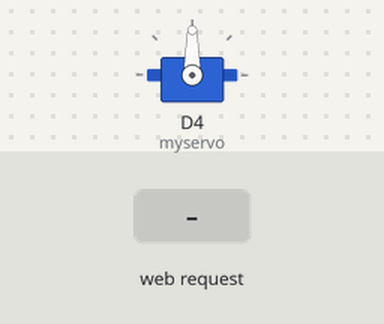
A sketch run on a simulated ESP8266 (NodeMCU). Parts: servo. The inputs (shaded band) are chosen by the test bench. WiFi joins after 1.5 s; servers stay silent unless stated; what the sketch prints to the serial monitor is not drawn.

Above: at 2.7 s.
2.8 s: HTTP request GET /pin?light=on received
At 3.6 s:
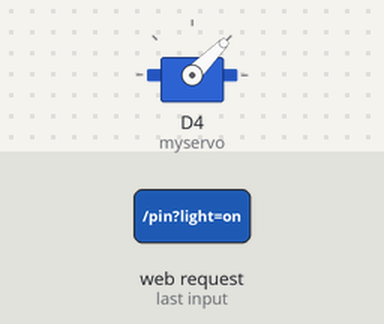
5.3 s: HTTP request GET /pin?light=off received
At 5.9 s:
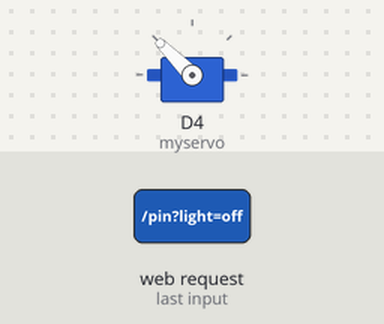
Timing chart, 0 to 8.3 s (numbered marks = the images above; inputs shaded):
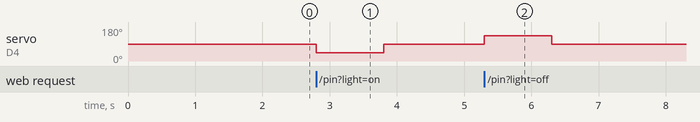

The sketch:

Light.ino
```cpp
/*
 * DATE：201903
 * ID：NIT_Hm0s
 * ESP81266内置网页控制舵机转动
 * 舵机接D4引脚
*/
#include <ESP8266WiFi.h>
#include <Servo.h>
#include <WiFiClient.h>
#include <ESP8266WebServer.h>
#include <ESP8266mDNS.h>

#ifndef STASSID
#define STASSID "填入你的WIFI名称"
#define STAPSK  "填入你的WIFI密码"
#endif

Servo myservo;
const char* ssid = STASSID;
const char* password = STAPSK;

ESP8266WebServer server(80);
/*内置网站代码*/
String html = "<!DOCTYPE html><html lang=\"en\"><head><meta charest=\"UTF-8\"><title>Document</title></head><body><a href=\"./pin?light=on\"><input type=\"button\" value=\"&#x5F00;&#x706F;\"></a><a href=\"./pin?light=off\"><input type=\"button\" value=\"&#x5173;&#x706F;\"></a></body></html>";

/*
舵机控制代码
点击on
开发板的蓝色LED亮起
舵机转45度角
*/
void pin(){
  if(server.arg("light")=="on"){
     digitalWrite(D4, LOW);
     server.send(200, "text/html", html);
     myservo.write(45);// 舵机转到45度位置
     delay(1000);
     myservo.write(90);//舵机复位
    }else if(server.arg("light")=="off"){
      digitalWrite(D4, HIGH);
      server.send(200, "text/html", html);
      myservo.write(135);//舵机转到135度位置
      delay(1000);
      myservo.write(90);//舵机复位
      }
  }

const int led = 13;

void handleRoot() {
  digitalWrite(led, 1);
  server.send(200, "text/html", html);
  digitalWrite(led, 0);
}

void handleNotFound() {
  digitalWrite(led, 1);
  String message = "File Not Found\n\n";
  message += "URI: ";
  message += server.uri();
  message += "\nMethod: ";
  message += (server.method() == HTTP_GET) ? "GET" : "POST";
  message += "\nArguments: ";
  message += server.args();
  message += "\n";
  for (uint8_t i = 0; i < server.args(); i++) {
    message += " " + server.argName(i) + ": " + server.arg(i) + "\n";
  }
  server.send(404, "text/plain", message);
  digitalWrite(led, 0);
}

void setup(void) {
  pinMode(D4, OUTPUT);
  digitalWrite(led, 0);
  Serial.begin(115200);
  WiFi.mode(WIFI_STA);//WIFI模式设置
  WiFi.begin(ssid, password);
  Serial.println("");
  myservo.attach(D4);//舵机信号输出口


  // Wait for connection等待连接，输出一连串的点
  while (WiFi.status() != WL_CONNECTED) {
    delay(500);
    Serial.print(".");
  }
  Serial.println("");
  Serial.print("Connected to ");
  Serial.println(ssid);
  Serial.print("IP address: ");
  Serial.println(WiFi.localIP());

  if (MDNS.begin("esp8266")) {
    Serial.println("MDNS responder started");
  }

  server.on("/", handleRoot);
  server.on("/pin", HTTP_GET, pin);
  server.on("/inline", []() {
    server.send(200, "text/plain", "this works as well");
  });

  server.onNotFound(handleNotFound);

  server.begin();
  Serial.println("HTTP server started");
}

void loop(void) {
  server.handleClient();
  MDNS.update();
}
```

Measured:
- after the input at 2.8 s, servo on D4 (myservo): 90° → 45° at once, → 90° 1.0 s later
- after the input at 5.3 s, servo on D4 (myservo): 90° → 135° at once, → 90° 1.0 s later
